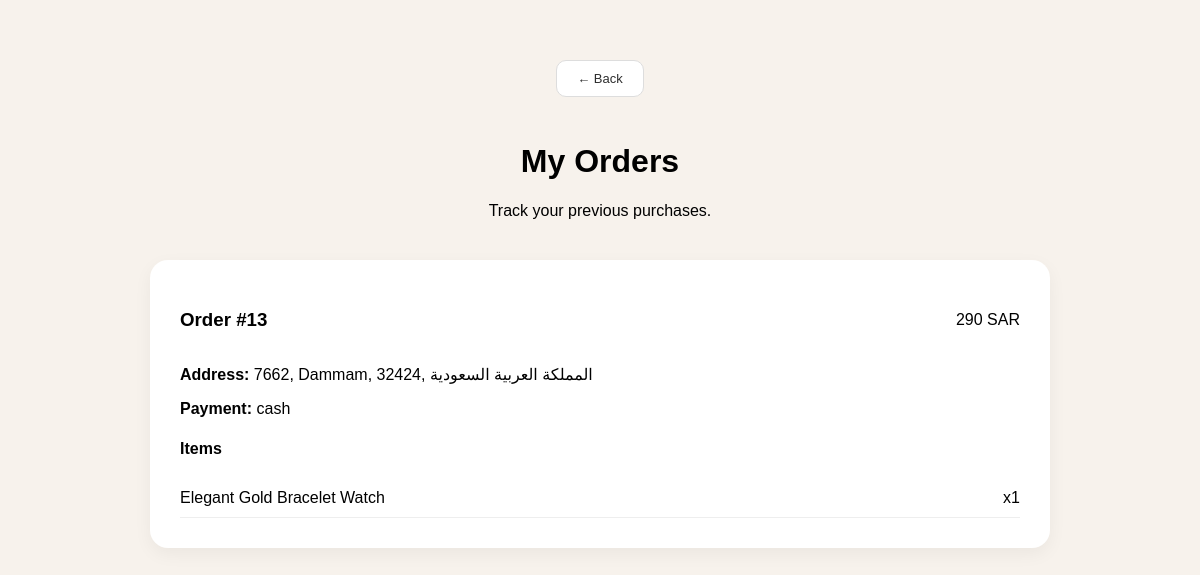
/order_history.php (signed in), run on the app's committed database.
### tables this page shows
CREATE TABLE `orders` (
  `order_id` int(11) NOT NULL,
  `user_id` int(11) DEFAULT NULL,
  `total_price` decimal(10,2) DEFAULT NULL,
  `status` varchar(50) DEFAULT NULL,
  `name` varchar(20) NOT NULL,
  `address` varchar(100) NOT NULL,
  `payment` varchar(100) NOT NULL,
  `total` int(7) NOT NULL
);

CREATE TABLE `order_items` (
  `id` int(11) NOT NULL,
  `order_id` int(11) DEFAULT NULL,
  `product_id` int(11) DEFAULT NULL,
  `quantity` int(11) DEFAULT NULL,
  `color` varchar(50) DEFAULT NULL
);

CREATE TABLE `product` (
  `product_id` int(11) NOT NULL,
  `name` varchar(100) DEFAULT NULL,
  `description` text DEFAULT NULL,
  `price` decimal(10,2) DEFAULT NULL,
  `stock` int(11) DEFAULT NULL,
  `category_id` int(11) DEFAULT NULL,
  `image` varchar(255) DEFAULT NULL
);

### order_history.php (the view, shortened to what this page needs)
<?php
include "config.php";
 $user_id = $_SESSION['user_id'];
 $orders = mysqli_query($conn,
"SELECT * FROM orders
 WHERE user_id = $user_id
 ORDER BY order_id DESC");
?>
<!DOCTYPE html>
<html>
<head>
    <link rel="stylesheet" href="style.css">
</head>
<body>
<div class="history-page">
<a href="javascript:history.back()" class="back-btn">← Back</a>
    <h1>My Orders</h1>
    <p>Track your previous purchases.</p>
    <div class="history-container">
        <?php if(mysqli_num_rows($orders) > 0){ ?>
            <?php while($order = mysqli_fetch_assoc($orders)) { ?>
                <div class="order-card">
                    <div class="order-header">
                        <h3>Order #<?php echo $order['order_id']; ?></h3>
                        <span><?php echo $order['total']; ?> SAR</span>
                    </div>
                    <p><strong>Address:</strong> <?php echo $order['address']; ?></p>
                    <p><strong>Payment:</strong> <?php echo $order['payment']; ?></p>
                    <div class="order-items">
                        <h4>Items</h4>
                        <?php
                        $items = mysqli_query($conn,
                        "SELECT product.name, order_items.quantity
                         FROM order_items
                         JOIN product
                         ON product.product_id = order_items.product_id
                         WHERE order_items.order_id = ".$order['order_id']);
                        while($item = mysqli_fetch_assoc($items)) {
                        ?>
                            <div class="order-item">
                                <?php echo $item['name']; ?>
                                <span>x<?php echo $item['quantity']; ?></span>
                            </div>
                        <?php } ?>
                    </div>
                </div>
            <?php } ?>
        <?php } else { ?>
            <div class="empty-history">
                No orders yet.
            </div>
        <?php } ?>
    </div>
</div>
</body>
</html>

### data on the page
orders: order_id "13", total "290", address "7662, Dammam, 32424, المملكة العربية السعودية", payment "cash"
order_items: product.name "Elegant Gold Bracelet Watch", quantity "1"
